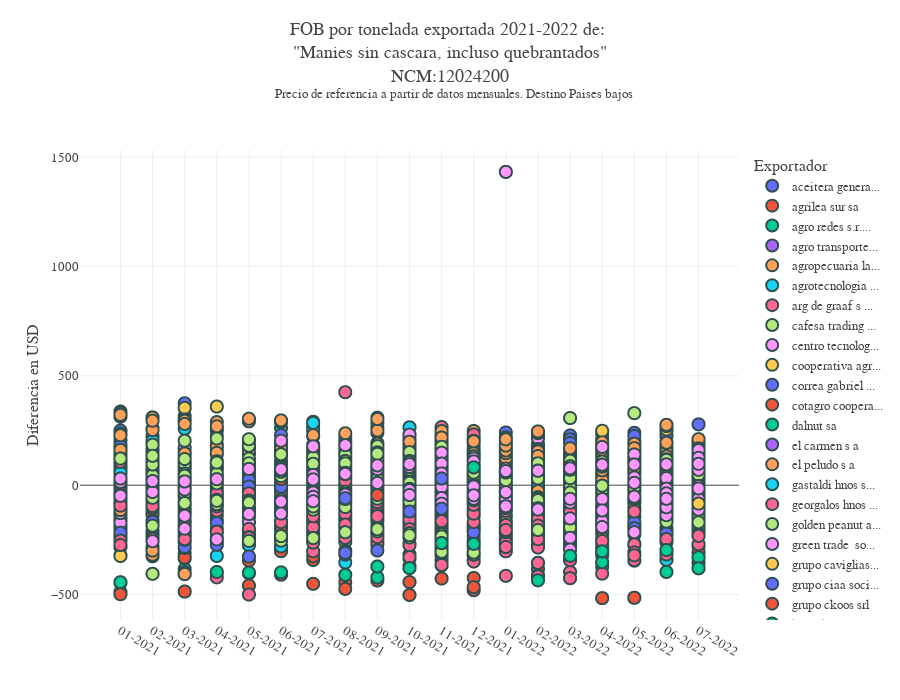

Source (notebook cell):
### Code cell
ncm='12024200'
precio_boxplot_capitalizado(df=df_producto,
                            ncm=ncm,
                            sim=sim_unique(ncm)[1])

plot_precio(df=df_producto,
            ncm=ncm,
            # sim='310J',
            color='empresa',
            pais='paises bajos',
            # n_paises=5,
            )
